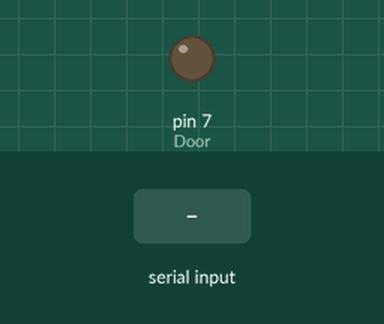
This sketch was run on a simulated Arduino Uno, built with avr-gcc and run on an emulated ATmega328P. On the bench: output pins drawn as LEDs (lit = HIGH). Dashed ring = blinking. The inputs (shaded band) are chosen by the test bench.

Above: at 1.2 s.
1.3 s: "1" received over Serial
At 2.1 s:
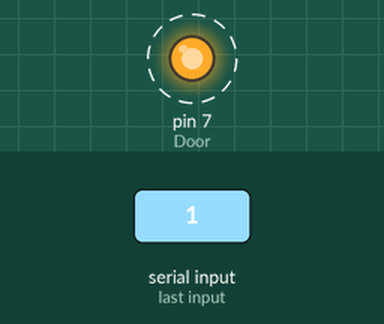
Timing chart, 0 to 8.8 s (numbered marks = the images above; inputs shaded):
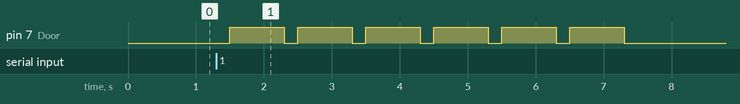

The sketch:

4.ino
```cpp
int Door=7;
int vvv;

void setup ()
{
  Serial.begin(9600);
  pinMode(Door,OUTPUT);
  digitalWrite(Door,LOW);
}
void loop () {

vvv = Serial.read();

if (vvv == '1')
{
  digitalWrite(Door,HIGH);
  digitalWrite(Door,LOW);
  delay(200);
   digitalWrite(Door,HIGH);
  delay(800);
  digitalWrite(Door,LOW);
  delay(200);
   digitalWrite(Door,HIGH);
  delay(800);
  digitalWrite(Door,LOW);
    delay(200);


   digitalWrite(Door,HIGH);
  delay(800);
  digitalWrite(Door,LOW);
  delay(200);
   digitalWrite(Door,HIGH);
  delay(800);
  digitalWrite(Door,LOW);
  delay(200);
   digitalWrite(Door,HIGH);
  delay(800);
  digitalWrite(Door,LOW);
  delay(200);
   digitalWrite(Door,HIGH);
  delay(800);
  digitalWrite(Door,LOW);
  delay(200);
  }
else if (vvv == '0') {digitalWrite(Door,LOW);}
}
```

Measured:
- after the input at 1.3 s, pin 7 (Door): alternates HIGH for 0.80 s and LOW for 0.20 s, 12 changes in all, then stays LOW, starting after 0.20 s
